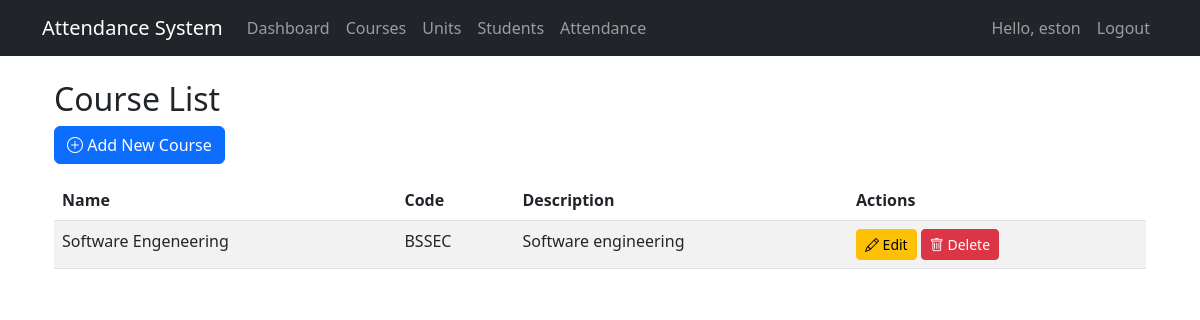
Page /attendance/admin/courses/ (signed in) on the earlier database version.
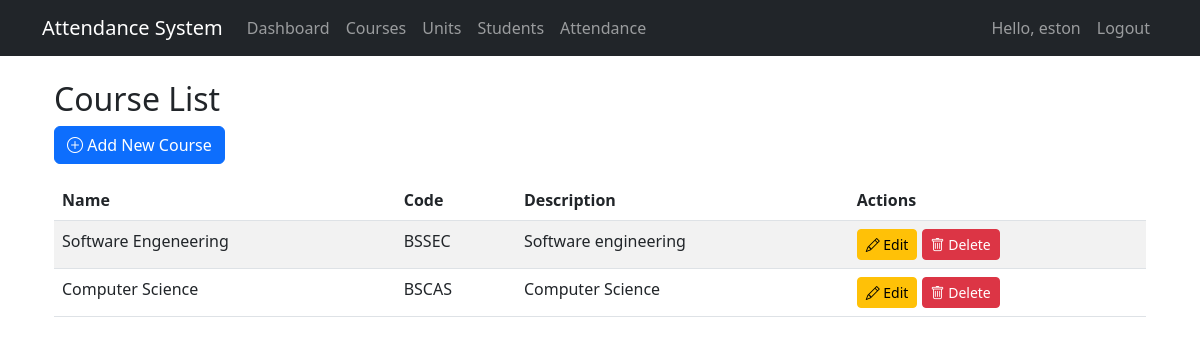
Same page on the later database version.
### attendance_app/models.py (models this page shows, shortened)
class Course(models.Model):
    name = models.CharField(max_length=100)
    code = models.CharField(max_length=20, unique=True)
    description = models.TextField(blank=True)
    created_at = models.DateTimeField(auto_now_add=True)

### attendance_app/views.py (the view)
# urls.py: path('admin/courses/', views.course_list, name='course_list'),
@login_required
@user_passes_test(is_admin)
def course_list(request):
    courses = Course.objects.all()
    return render(request, 'attendance_app/admin/course_list.html', {'courses': courses})

### attendance_app/views.py (called while the page is built)
def is_admin(user):
    return user.is_superuser

### templates/attendance_app/admin/course_list.html (shortened to what this page needs)
{% extends "attendance_app/base.html" %}
{% block content %}
<div class="container mt-4">
    <h2>Course List</h2>
    <a href="{% url 'add_course' %}" class="btn btn-primary mb-3">
        <i class="bi bi-plus-circle"></i> Add New Course
    </a>
    <div class="table-responsive">
        <table class="table table-striped">
            <thead>
                <tr>
                    <th>Name</th>
                    <th>Code</th>
                    <th>Description</th>
                    <th>Actions</th>
                </tr>
            </thead>
            <tbody>
                {% for course in courses %}
                <tr>
                    <td>{{ course.name }}</td>
                    <td>{{ course.code }}</td>
                    <td>{{ course.description|truncatechars:50 }}</td>
<td>
    <a href="{% url 'edit_course' course.pk %}" class="btn btn-sm btn-warning">
        <i class="bi bi-pencil"></i> Edit
    </a>
    <a href="{% url 'delete_course' course.pk %}" class="btn btn-sm btn-danger">
    <i class="bi bi-trash"></i> Delete
</a>
</td>
                </tr>
                {% empty %}
                <tr>
                    <td colspan="4" class="text-center">No courses available</td>
                </tr>
                {% endfor %}
            </tbody>
        </table>
    </div>
</div>
{% endblock %}

Differences in the rows shown:
added Course: name "Computer Science", code "BSCAS", description "Computer Science"
